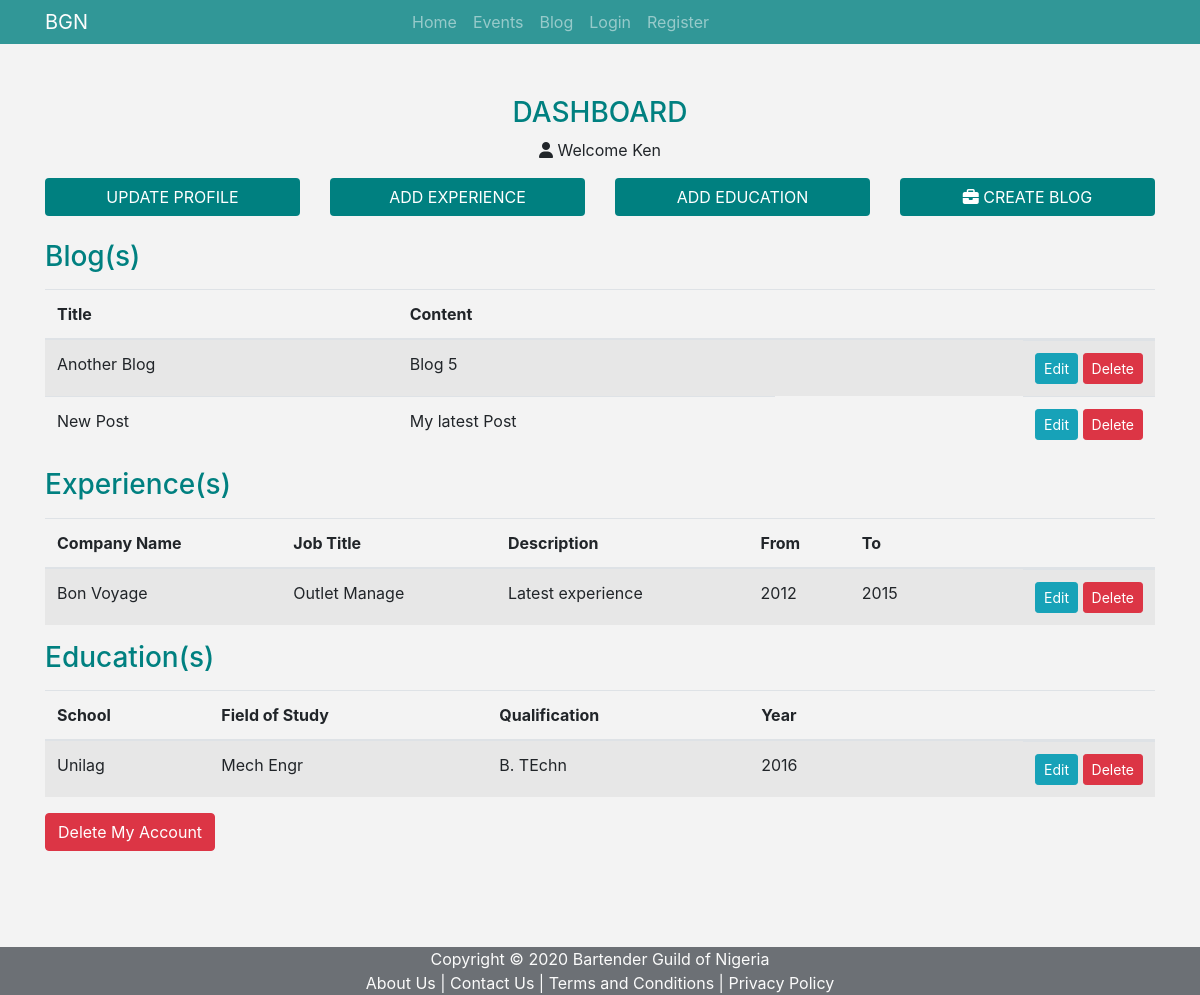
Before: /accounts/dashboard/1 with the older database file.
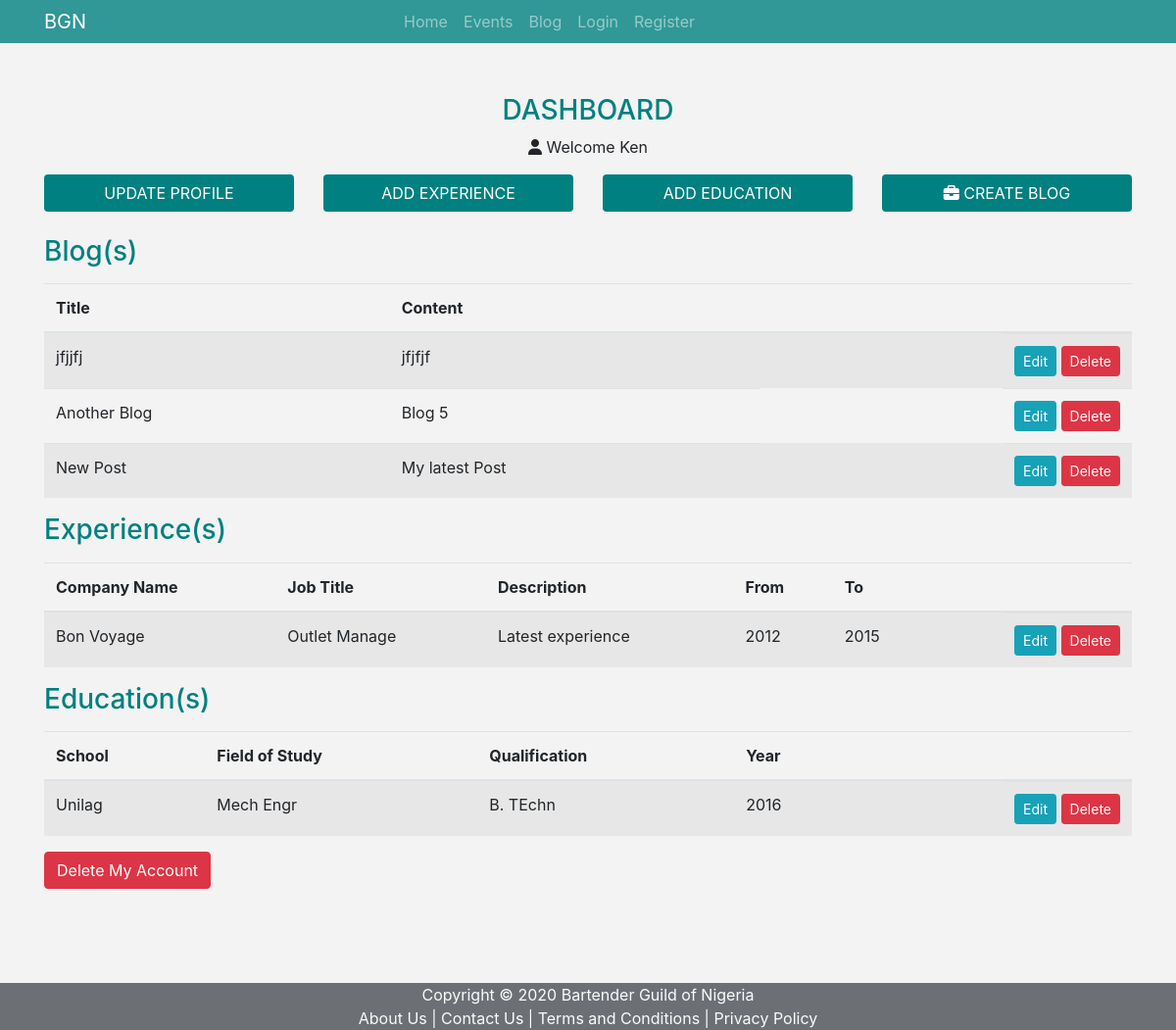
After: the same page with the newer database file.
### pages/models.py (models this page shows, shortened)
class Post(models.Model):
    user = models.ForeignKey(User, on_delete=models.CASCADE, blank=True, null=True)
    title = models.CharField(max_length=125)
    content = models.TextField()
    image = models.ImageField(upload_to='photos/%Y/%m/%d/', blank=True)
    date_posted = models.DateTimeField(auto_now_add=True, null=True)

### accounts/models.py (models this page shows, shortened)
class Experience(models.Model):
    user = models.ForeignKey(User, on_delete=models.CASCADE, blank=True, null=True)
    company_name = models.CharField(max_length=255)
    job_title = models.CharField(max_length=255)
    year_from = models.IntegerField()
    year_to = models.IntegerField()
    job_description = models.TextField()

class Education(models.Model):
    user = models.ForeignKey(User, on_delete=models.CASCADE, blank=True, null=True)
    school = models.CharField(max_length=255)
    field_of_study = models.CharField(max_length=255)
    qualification = models.CharField(max_length=255)
    year = models.IntegerField()

### accounts/views.py (the view)
# urls.py: path('dashboard/<int:id>', views.dashboard, name='dashboard'),
def dashboard(request, id):
    user = get_object_or_404(User, pk=id)
    posts = Post.objects.all().filter(user=user).order_by('-date_posted')
    experiences = Experience.objects.all().filter(user=user)
    educations = Education.objects.all().filter(user=user)
    context = {
        'user': user,
        'posts': posts,
        'experiences': experiences,
        'educations': educations
    }
    return render(request, 'accounts/dashboard.html', context)

### templates/accounts/dashboard.html (shortened to what the changed rows need)
{% extends "base.html" %}
{% load static %}
{% block content %}
    <section class="container">
      <table class="table table-striped table-hover">
        <thead>
          <tr>
            <th scope="col">Title</th>
            <th scope="col">Content</th>
            <th scope="col"></th>
          </tr>
        </thead>
        <tbody>
        {% for post in posts %}
          <tr>
            <td>{{ post.title }}</td>
            <td>{{ post.content }}</td>
            <td class="float-right">
                    <a href="{% url 'edit_blog' post.id %}" class="btn btn-sm btn-info" type="button">
                        Edit
                    </a>
                   <button class="btn btn-danger btn-sm" type="submit" data-toggle="modal" data-target="#blog">Delete</button>
            </td>
          </tr>
        {% endfor %}
        </tbody>
      </table>
    </section>
 <section class="container">
      <table class="table table-striped table-hover">
        <thead>
          <tr>
            <th scope="col">Company Name</th>
            <th scope="col">Job Title</th>
            <th scope="col">Description</th>
            <th scope="col">From</th>
            <th scope="col">To</th>
            <th scope="col"></th>
          </tr>
        </thead>
        <tbody>
        {% for experience in experiences %}
          <tr>
            <td>{{ experience.company_name }}</td>
            <td>{{ experience.job_title }}</td>
            <td>{{ experience.job_description }}</td>
            <td>{{ experience.year_from }}</td>
            <td>{{ experience.year_to}}</td>
            <td class="float-right">
                    <a href="{% url 'edit_experience' experience.id %}" class="btn btn-sm btn-info" type="button">
                        Edit
                    </a>
                   <button class="btn btn-danger btn-sm" type="submit" data-toggle="modal" data-target="#experience">Delete</button>
            </td>
          </tr>
        {% endfor %}
        </tbody>
      </table>
    </section>
 <section class="container">
      <table class="table table-striped table-hover">
        <thead>
          <tr>
            <th scope="col">School</th>
            <th scope="col">Field of Study</th>
            <th scope="col">Qualification</th>
            <th scope="col">Year</th>
            <th scope="col"></th>
          </tr>
        </thead>
        <tbody>
        {% for education in educations %}
          <tr>
            <td>{{ education.school}}</td>
            <td>{{ education.field_of_study}}</td>
            <td>{{ education.qualification }}</td>
            <td>{{ education.year }}</td>
            <td class="float-right">
                    <a href="{% url 'edit_education' education.id %}" class="btn btn-sm btn-info" type="button">
                        Edit
                    </a>
                   <button class="btn btn-danger btn-sm" type="submit" data-toggle="modal" data-target="#education">Delete</button>
            </td>
          </tr>
        {% endfor %}
        </tbody>
      </table>
    </section>
{% endblock %}

Changed rows visible on the page:
added Post: title "jfjjfj", content "jfjfjf"
